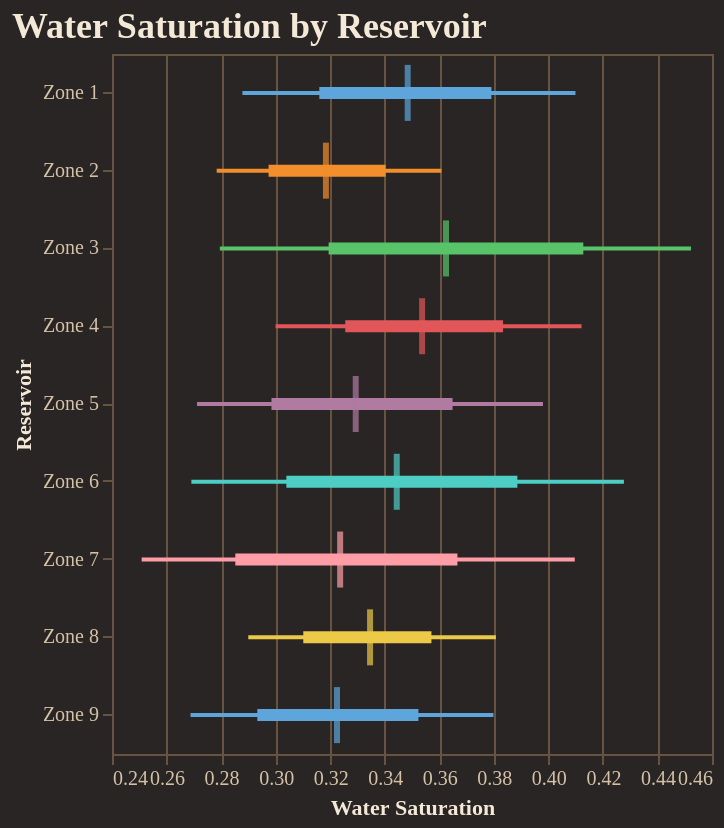

Notebook source saved alongside this figure:
### Code cell
fig = reporter.plotter.forest_plot(
    "Water Saturation", 
    backend=PLOTTING_BACKEND
)
fig.show()

### Figure 1 — Vega-Lite specification as saved in the notebook (floating-point values rounded to 4 significant figures)
{"config": {"background": "#292524", "view": {"fill": "#292524", "stroke": "#665340"}, "title": {"color": "#f4e9d7", "font": "Merriweather", "fontSize": 18, "fontWeight": 600, "subtitleColor": "#d5c2a6", "anchor": "start"}, "axis": {"domainColor": "#665340", "gridColor": "#665340", "tickColor": "#665340", "labelColor": "#d5c2a6", "titleColor": "#f4e9d7", "labelFont": "Merriweather", "titleFont": "Merriweather"}, "legend": {"titleColor": "#f4e9d7", "labelColor": "#d5c2a6", "labelFont": "Merriweather", "titleFont": "Merriweather", "orient": "top-right", "symbolType": "circle"}, "header": {"labelColor": "#d5c2a6", "titleColor": "#f4e9d7", "labelFont": "Merriweather", "titleFont": "Merriweather"}, "mark": {"color": "#c78d3b"}, "line": {"color": "#c78d3b"}, "bar": {"color": "#c78d3b"}, "point": {"color": "#ddb06d"}, "area": {"color": "#c78d3b", "opacity": 0.35}, "text": {"color": "#f4e9d7", "font": "Merriweather"}, "range": {"category": ["#5DA5DA", "#F28E2B", "#59C36A", "#E15759", "#B07AA1", "#4ECDC4", "#FF9DA7", "#EDC948"]}}, "layer": [{"mark": {"type": "rule", "strokeWidth": 2}, "encoding": {"color": {"field": "group", "legend": null, "type": "nominal"}, "x": {"field": "p10", "scale": {"zero": false}, "title": "Water Saturation", "type": "quantitative"}, "x2": {"field": "p90"}, "y": {"field": "group", "sort": ["Zone 1", "Zone 2", "Zone 3", "Zone 4", "Zone 5", "Zone 6", "Zone 7", "Zone 8", "Zone 9"], "title": "Reservoir", "type": "nominal"}}}, {"mark": {"type": "rule", "strokeWidth": 6}, "encoding": {"color": {"field": "group", "legend": null, "type": "nominal"}, "x": {"field": "p25", "scale": {"zero": false}, "title": "Water Saturation", "type": "quantitative"}, "x2": {"field": "p75"}, "y": {"field": "group", "sort": ["Zone 1", "Zone 2", "Zone 3", "Zone 4", "Zone 5", "Zone 6", "Zone 7", "Zone 8", "Zone 9"], "title": "Reservoir", "type": "nominal"}}}, {"mark": {"type": "tick", "color": "black", "size": 28, "thickness": 3}, "encoding": {"color": {"field": "group", "legend": null, "type": "nominal"}, "tooltip": [{"field": "group", "title": "Group", "type": "nominal"}, {"field": "p10", "title": "P10", "type": "quantitative"}, {"field": "p25", "title": "P25", "type": "quantitative"}, {"field": "median", "title": "Median", "type": "quantitative"}, {"field": "p75", "title": "P75", "type": "quantitative"}, {"field": "p90", "title": "P90", "type": "quantitative"}], "x": {"field": "median", "scale": {"zero": false}, "title": "Water Saturation", "type": "quantitative"}, "y": {"field": "group", "sort": ["Zone 1", "Zone 2", "Zone 3", "Zone 4", "Zone 5", "Zone 6", "Zone 7", "Zone 8", "Zone 9"], "title": "Reservoir", "type": "nominal"}}}], "data": {"name": "data-d6d9c121b81585358bb49590f41523c3"}, "height": 350, "title": "Water Saturation by Reservoir", "width": "container", "$schema": "https://vega.github.io/schema/vega-lite/v5.20.1.json", "datasets": {"data-d6d9c121b81585358bb49590f41523c3": [{"group": "Zone 1", "p10": 0.2878, "p25": 0.316, "median": 0.3484, "p75": 0.3791, "p90": 0.4099}, {"group": "Zone 2", "p10": 0.2784, "p25": 0.2974, "median": 0.3184, "p75": 0.3403, "p90": 0.3608}, {"group": "Zone 3", "p10": 0.2796, "p25": 0.3194, "median": 0.3625, "p75": 0.4128, "p90": 0.4523}, {"group": "Zone 4", "p10": 0.3, "p25": 0.3255, "median": 0.3537, "p75": 0.3834, "p90": 0.4122}, {"group": "Zone 5", "p10": 0.2712, "p25": 0.2985, "median": 0.3294, "p75": 0.3649, "p90": 0.398}, {"group": "Zone 6", "p10": 0.2691, "p25": 0.3039, "median": 0.3444, "p75": 0.3886, "p90": 0.4277}, {"group": "Zone 7", "p10": 0.2509, "p25": 0.2852, "median": 0.3237, "p75": 0.3666, "p90": 0.4097}, {"group": "Zone 8", "p10": 0.29, "p25": 0.3101, "median": 0.3346, "p75": 0.3571, "p90": 0.3808}, {"group": "Zone 9", "p10": 0.2688, "p25": 0.2933, "median": 0.3225, "p75": 0.3524, "p90": 0.3799}]}}
